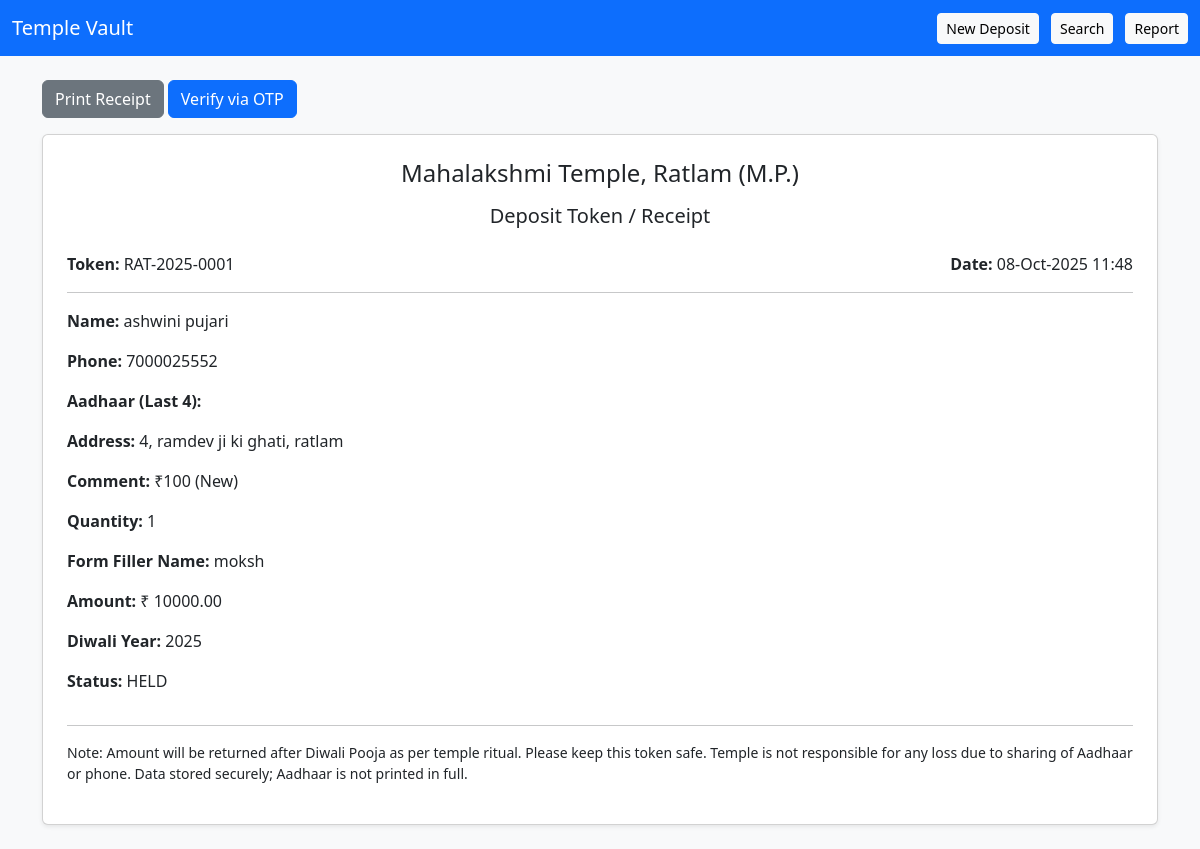
/receipt/RAT-2025-0001/ (signed in), run on the app's committed database.
### vault/models.py (models this page shows, shortened)
class Deposit(models.Model):
    STATUS_CHOICES = [
        ('HELD','Held in Temple'),
        ('RETURNED','Returned to Devotee'),
        ('CANCELLED','Cancelled'),
    ]
    devotee = models.ForeignKey(Devotee, on_delete=models.PROTECT, related_name='deposits')
    amount = models.DecimalField(max_digits=10, decimal_places=2, validators=[MinValueValidator(1)])
    token = models.CharField(max_length=20, unique=True, db_index=True)
    diwali_year = models.IntegerField(help_text='Diwali cycle year (e.g., 2025)')
    received_at = models.DateTimeField(default=timezone.now)
    status = models.CharField(max_length=10, choices=STATUS_CHOICES, default='HELD')
    returned_at = models.DateTimeField(null=True, blank=True)
    remarks = models.CharField(max_length=200, blank=True)
    comment_choice = models.CharField(max_length=50, blank=True, null=True)
    form_filler_name = models.CharField(max_length=120, blank=True, null=True)
    quantity = models.PositiveIntegerField(default=1)

class Devotee(models.Model):
    name = models.CharField(max_length=200)
    phone = models.CharField(max_length=15)
    aadhaar_hash = models.CharField(max_length=64)   # ✅ SHA256 hash
    aadhaar_last4 = models.CharField(max_length=4, blank=True, null=True)
    address = models.TextField(blank=True, null=True)
    email = models.EmailField(blank=True, null=True)
    created_at = models.DateTimeField(auto_now_add=True)   # ✅ added timestamp

### vault/views.py (the view)
# urls.py: path('receipt/<str:token>/', views.receipt, name='receipt'),
@login_required(login_url='/login/')
def receipt(request, token):
    deposit = get_object_or_404(Deposit, token=token)
    context = {
        'd': deposit,
        'widget_id': '356a6568356a343732333939',       # MSG91 widget ID
        'token_auth': '472099TjSVarLM2l68e2193bP1'     # MSG91 token
    }
    return render(request, 'vault/receipt.html', context)

### vault/templates/vault/receipt.html (shortened to what this page needs)
{% extends 'vault/base.html' %}
{% block content %}
<div class="no-print mb-3">
  <a class="btn btn-secondary" href="javascript:print()">Print Receipt</a>
 <button id="otpButton" class="btn btn-primary">Verify via OTP</button>
</div>
<div class="card p-4 shadow-sm">
  <h4 class="text-center mb-3">Mahalakshmi Temple, Ratlam (M.P.)</h4>
  <h5 class="text-center mb-4">Deposit Token / Receipt</h5>
  <div class="row">
    <div class="col-md-6"><strong>Token:</strong> {{ d.token }}</div>
    <div class="col-md-6 text-md-end"><strong>Date:</strong> {{ d.received_at|date:"d-M-Y H:i" }}</div>
  </div>
  <hr/>
  <p><strong>Name:</strong> {{ d.devotee.name }}</p>
  <p><strong>Phone:</strong> {{ d.devotee.phone }}</p>
  <p><strong>Aadhaar (Last 4):</strong> {{ d.devotee.aadhaar_last4 }}</p>
  <p><strong>Address:</strong> {{ d.devotee.address }}</p>
  <p><strong>Comment:</strong> {{ d.comment_choice }}</p>
  <p><strong>Quantity:</strong> {{ d.quantity }}</p>
  <p><strong>Form Filler Name:</strong> {{ d.form_filler_name }}</p>
  <p><strong>Amount:</strong> ₹ {{ d.amount }}</p>
  <p><strong>Diwali Year:</strong> {{ d.diwali_year }}</p>
  <p><strong>Status:</strong> {{ d.status }}</p>
  <hr/>
  <p class="small">
    Note: Amount will be returned after Diwali Pooja as per temple ritual. Please keep this token safe.
    Temple is not responsible for any loss due to sharing of Aadhaar or phone. Data stored securely; Aadhaar is not printed in full.
  </p>
</div>
{% endblock %} -->

### data on the page
Deposit: token "RAT-2025-0001", received_at "08-Oct-2025 11:48", devotee.name "ashwini pujari", devotee.phone "7000025552", devotee.address "4, ramdev ji ki ghati, ratlam", comment_choice "₹100 (New)", quantity "1", form_filler_name "moksh", amount "10000.00", diwali_year "2025", status "HELD"
